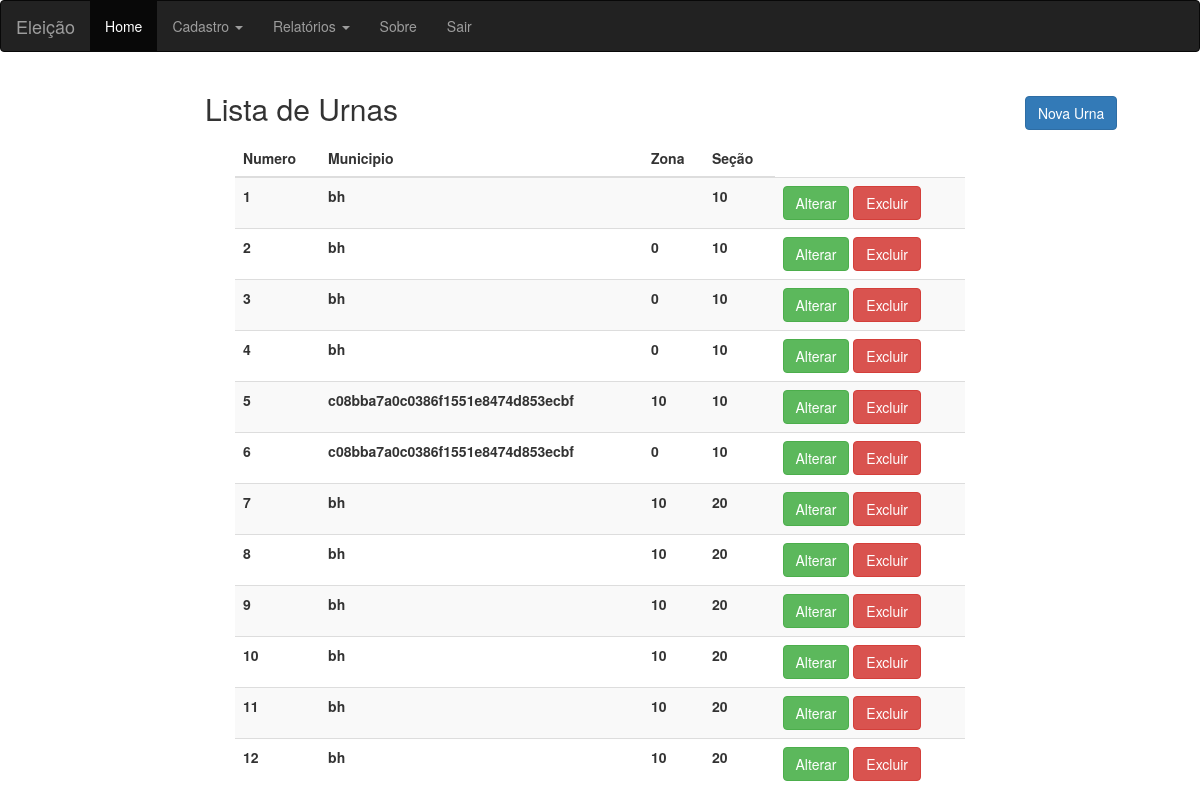
The app's page /Eleicao/urna/index.php with its own data.
### tables this page shows
CREATE TABLE `urna` (
  `Numero` int(11) NOT NULL AUTO_INCREMENT,
  `Municipio` varchar(45) DEFAULT NULL,
  `Zona` int(11) DEFAULT NULL,
  `Secao` int(11) DEFAULT NULL,
  PRIMARY KEY (`Numero`)
);

### Eleicao/urna/Urnas.php (called while the page is built, shortened)
<?php
class Urnas
{
    public function ListarTodos()
    {
        $pdo = new pdo(server,usuario,senha,array(PDO::MYSQL_ATTR_INIT_COMMAND => "SET NAMES 'utf8'"));
        $smtp = $pdo->prepare("select * from urna");
        $smtp->execute();
        if($smtp->rowCount()>0)
        {
            return $result = $smtp->fetchAll(PDO::FETCH_CLASS);
        }
    }
}
?>

### Eleicao/urna/index.php (the view, shortened to what this page needs)
<?php
require_once "Urnas.php";
$urna = new Urnas ();
$lista = $urna->ListarTodos();
?>
<!DOCTYPE html>
<html lang="pt-br">
<head>
    <link rel="stylesheet" href="https://maxcdn.bootstrapcdn.com/bootstrap/3.3.7/css/bootstrap.min.css">
</head>
<body>
<nav class="navbar navbar-inverse">
    <div class="container-fluid">
        <div class="navbar-header">
            <a class="navbar-brand" href="#">Eleição</a>
        </div>
        <ul class="nav navbar-nav">
            <li class="active"><a href="#">Home</a></li>
            <li class="dropdown">
                <a class="dropdown-toggle" data-toggle="dropdown" href="#">Cadastro
                    <span class="caret"></span>
                </a>
            </li>
            <li class="dropdown">
                <a class="dropdown-toggle" data-toggle="dropdown" href="#">Relatórios
                    <span class="caret"></span>
                </a>
            </li>
            <li><a href="../Sobre.html">Sobre</a></li>
            <li><a href="../">Sair</a></li>
        </ul>
    </div>
</nav>
<header>
<div class="row">
    <div class="col-md-2"></div>
    <div class="col-md-8">
        <h2>Lista de Urnas</h2>
    </div>
    <div class="col-md-2 h2">
        <a href="cadastrar.php" class="btn btn-primary">Nova Urna</a>
    </div>
</div>
</header>
<div class="container">
    <div class="col-md-2"></div>
    <div class="col-md-8">
        <table class="table table-striped">
            <thead>
                <tr>
                    <th>Numero</th>
                    <th>Municipio</th>
                    <th>Zona</th>
                    <th>Seção</th>
                </tr>
            </thead>
            <tbody>
                <?php if($lista) : ?>
                <?php foreach ($lista as $urna) :?>
                <tr>
                    <th><?php echo $urna->Numero;?></th>
                    <th><?php echo $urna->Municipio ?></th>
                    <th><?php echo $urna->Zona ?></th>
                    <th><?php echo $urna->Secao ?></th>
                    <td>
                    	<a href="alterar.php?numero=<?php echo $urna->Numero; ?>" class="btn btn-success">Alterar</a>
                    	<a href="index.php?numero=<?php echo $urna->Numero; ?>" class="btn btn-danger">Excluir</a>
                    </td>
                </tr>
            <?php endforeach; ?>
            <?php else : ?>
            <tr>
                <td colspan="5">Nenhum registro encontrado</td>
            </tr>
            <?php endif ?>
            </tbody>
        </table>
    </div>
    <div class="col-md-2"></div>
</div>
</body>
</html>

### records on screen
urna: Numero "1", Municipio "bh", Secao "10"
urna: Numero "2", Municipio "bh", Zona "0", Secao "10"
urna: Numero "3", Municipio "bh", Zona "0", Secao "10"
urna: Numero "4", Municipio "bh", Zona "0", Secao "10"
urna: Numero "5", Municipio "c08bba7a0c0386f1551e8474d853ecbf", Zona "10", Secao "10"
urna: Numero "6", Municipio "c08bba7a0c0386f1551e8474d853ecbf", Zona "0", Secao "10"
urna: Numero "7", Municipio "bh", Zona "10", Secao "20"
urna: Numero "8", Municipio "bh", Zona "10", Secao "20"
urna: Numero "9", Municipio "bh", Zona "10", Secao "20"
urna: Numero "10", Municipio "bh", Zona "10", Secao "20"
urna: Numero "11", Municipio "bh", Zona "10", Secao "20"
urna: Numero "12", Municipio "bh", Zona "10", Secao "20"
